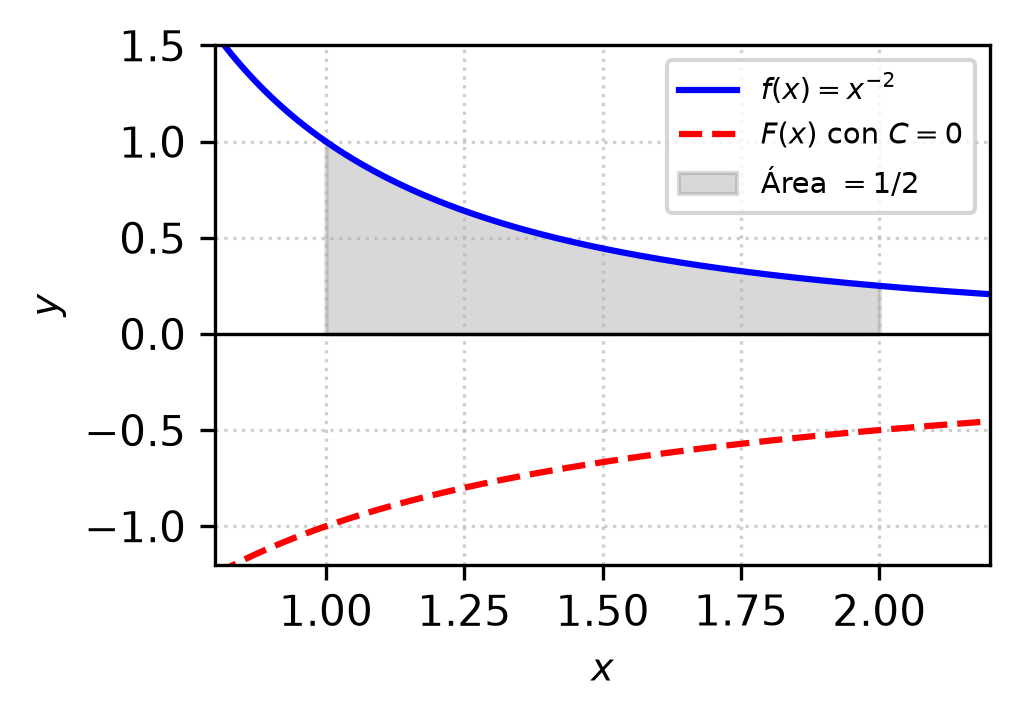

Write the Python code that produced this figure.
import matplotlib
matplotlib.use('Agg')
import numpy as np
import matplotlib.pyplot as plt

# Definición de la función y su antiderivada con C=0
def f(x):
    return x**(-2)

def F(x):
    return -x**(-1)

# Configuración de los datos para la gráfica
x = np.linspace(0.8, 2.2, 400)
y_f = f(x)
y_F = F(x)

# Creación de la figura adaptada para dos columnas IEEE
fig, ax = plt.subplots(figsize=(3.5, 2.5))

ax.plot(x, y_f, label=r'$f(x) = x^{-2}$', color='blue', linewidth=1.5)
ax.plot(x, y_F, label=r'$F(x)$ con $C=0$', color='red', linestyle='--', linewidth=1.5)

# Rizado del área bajo la curva de la integral definida de 1 a 2
x_fill = np.linspace(1.0, 2.0, 200)
ax.fill_between(x_fill, f(x_fill), color='gray', alpha=0.3, label=r'Área $= 1/2$')

ax.set_xlim(0.8, 2.2)
ax.set_ylim(-1.2, 1.5)
ax.axhline(0, color='black', linewidth=0.8, linestyle='-')
ax.axvline(0, color='black', linewidth=0.8, linestyle='-')
ax.set_xlabel('$x$', fontsize=9)
ax.set_ylabel('$y$', fontsize=9)
ax.legend(fontsize=7, loc='upper right')
ax.grid(True, linestyle=':', alpha=0.6)

plt.tight_layout()

plt.savefig(r'semana_06/graficas/SEM06_P13_grafica.png', dpi=300, bbox_inches='tight')
plt.close()
